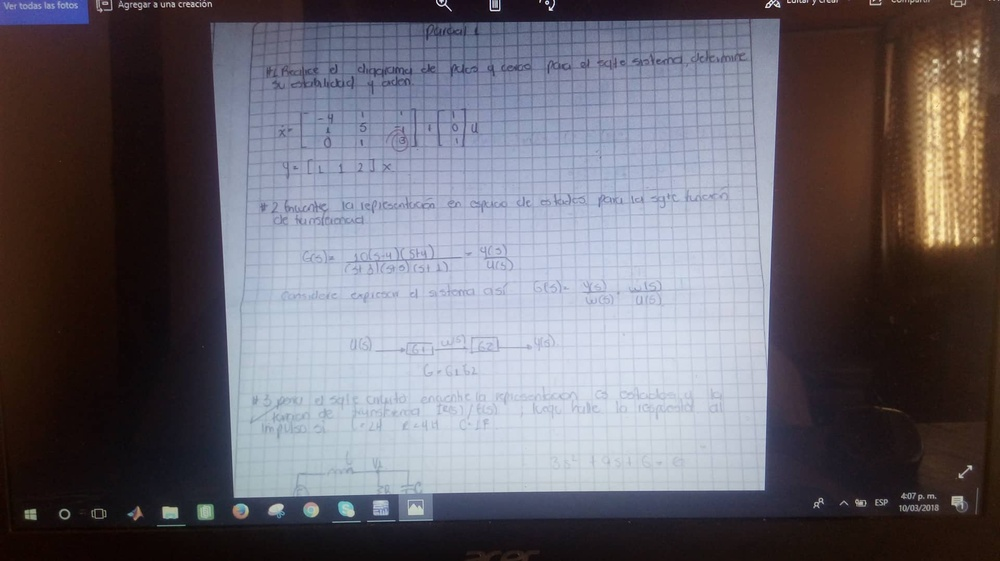
#> input picture Control domotico Python/proyecto python/img/28943786_1800728089958986_1094426263_o.jpg, 1000 x 561 px, shrunk from 1920 x 1078 before the run
$ python modexp.py
#> lines starting #> are read from the running program, lines starting #| are printed output that depends on the picture; after the words box and inside, x2 and y2 are one past the last pixel; in counts of white or black regions, pixels touching at a corner belong together
###Juan Esteban Velez hernandez - 161003641 #####
##laboratorio 06  transformacion exponencial

import cv2
import numpy as np
from time import time

imagen = input("Ingrese el nombre de la imagen: ");
#> the answer given: ../../../../Control domotico Python/proyecto python/img/28943786_1800728089958986_1094426263_o.jpg
c = float(input("Ingrese el factor de ganancia c :" )); #ej 0.9
#> the answer given: 3
g = float(input("Ingrese el factor de gamma g :" )); #ej 0.9
#> the answer given: 3

imagen_BGR = cv2.imread (imagen)
#> imagen_BGR is the input picture: shape (561, 1000, 3); mean B, G, R 109.9, 101.6, 105
imagen_GRIS = cv2.cvtColor(imagen_BGR, cv2.COLOR_BGR2GRAY)
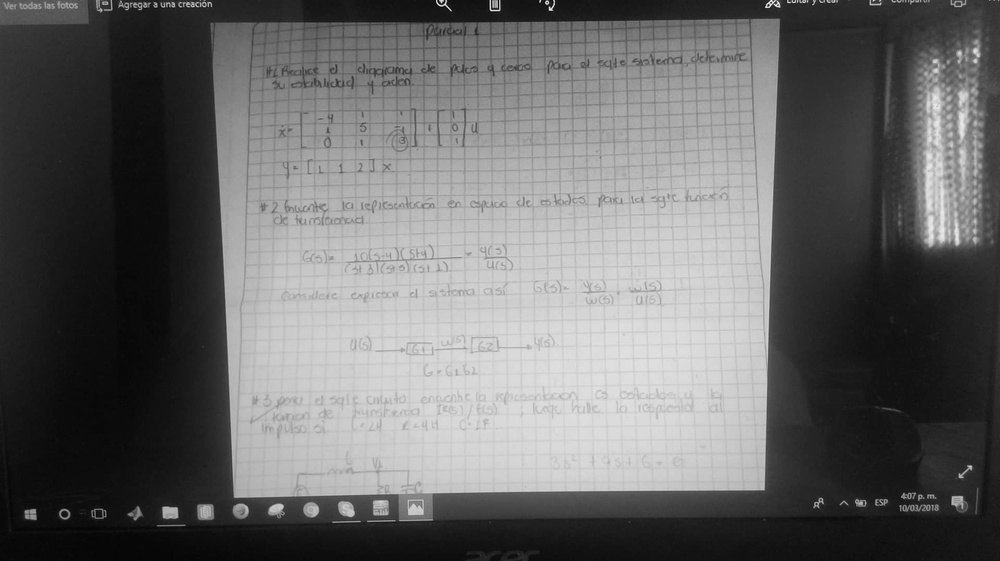
#> imagen_GRIS: shape (561, 1000); min 4, max 254, mean 103.6

x = imagen_GRIS.shape[0]
#> x = 561
y = imagen_GRIS.shape[1]
#> y = 1000
imagen_negra= np.zeros((x, y, 1),np.uint8)##imagen_resultante
histogramagraf = np.zeros((x, 256, 1),np.uint8)##GRAFICA_HISTOGRAMA1##
histogramagra2 = np.zeros((x, 256, 1),np.uint8)##GRAFICA_HISTOGRAMA2##

hist1 = cv2.calcHist([imagen_GRIS], [0], None, [256], [0, 256])##generar_histograma1
#> hist1 = 256 values, max 9307 at index 23, min 0 at index 0, mean 2191.4

tiempo_inicial = time()

for pos in range(0, x):
	for pos1 in range(0, y):
		aux = c*(imagen_GRIS[pos][pos1]**g)
		# [4 lines of commented-out code are left out]
		imagen_negra[pos][pos1] = aux
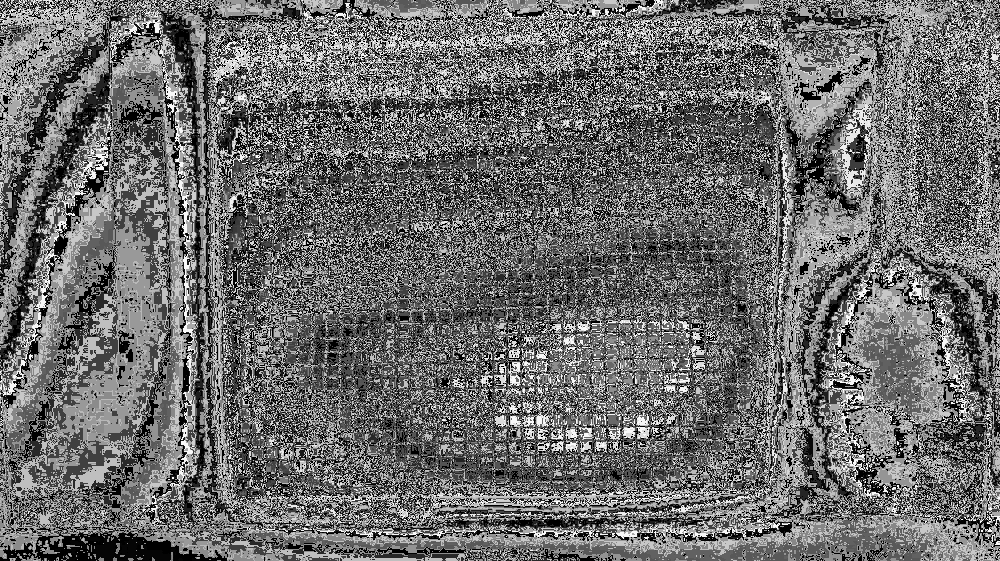
#> imagen_negra: shape (561, 1000, 1); min 0, max 255, mean 108.5
hist2 = cv2.calcHist([imagen_negra], [0], None, [256], [0, 256])##generar_histograma2
#> hist2 = 256 values, max 68839 at index 0, min 0 at index 2, mean 2191.4

#######n PARA IMAGEN ORIGINAL##############
maxs = max(hist1)
#> maxs = [9307]
n = maxs/x
#> n = [16.59]
#############NORMALIZAR IMAGEN ORIGINAL###############
for pos in range(0, 255):
	 hist1[pos]= hist1[pos]/n
#> after the loop, hist1 = 256 values, max 561 at index 23, min 0 at index 0, mean 132.1

#####GRAFICA HISTOGRAMA IMAGEN ORIGINAL############
for pos in range(0, x):
	for pos1 in range(0, 255):
		if pos <= hist1[pos1]:
			histogramagraf[-pos][pos1] = 255
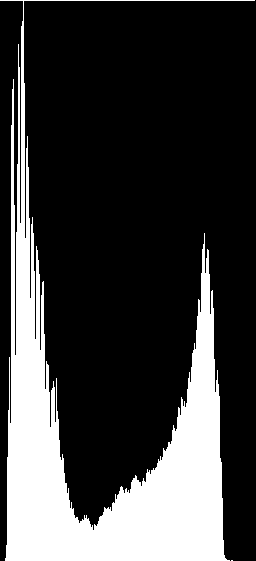
#> histogramagraf: shape (561, 256, 1); 23.6% white; 2 white regions (1 under 20 px), largest, box (x1, y1, x2, y2) and area: (0, 0, 255, 561) 33953

maxs = max(hist2)
#> maxs = [68839]
n = maxs/x
#> n = [122.7]
#############NORMALIZAR IMAGEN ecualizada###############
for pos in range(0, 255):
	 hist2[pos]= hist2[pos]/n
#> after the loop, hist2 = 256 values, max 733 at index 255, min 0 at index 2, mean 20.7

#####GRAFICA HISTOGRAMA IMAGEN ecualizada############
for pos in range(0, x):
	for pos1 in range(0, 255):
		if pos <= hist2[pos1]:
			histogramagra2[-pos][pos1] = 255
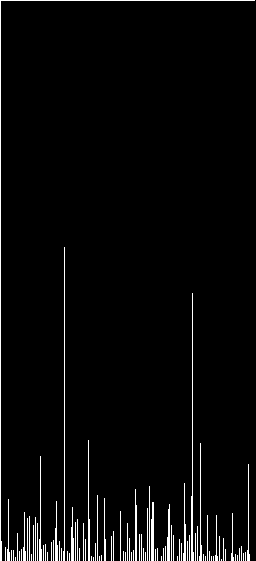
#> histogramagra2: shape (561, 256, 1); 3.3% white in thin lines or dots

#cv2.imshow('imagen_BGR' , imagen_BGR)
cv2.imshow('imagen_GRIS' , imagen_GRIS)
cv2.imshow('imagen_resultante' , imagen_negra)
cv2.imshow('histograma1' , histogramagraf)
cv2.imshow('histograma_resultante' , histogramagra2)
print('C = ',c,'gamma = ',g)

tiempo_final = time()
print('tiempo:', tiempo_final - tiempo_inicial)

cv2.waitKey()
cv2.destroyAllWindows()
